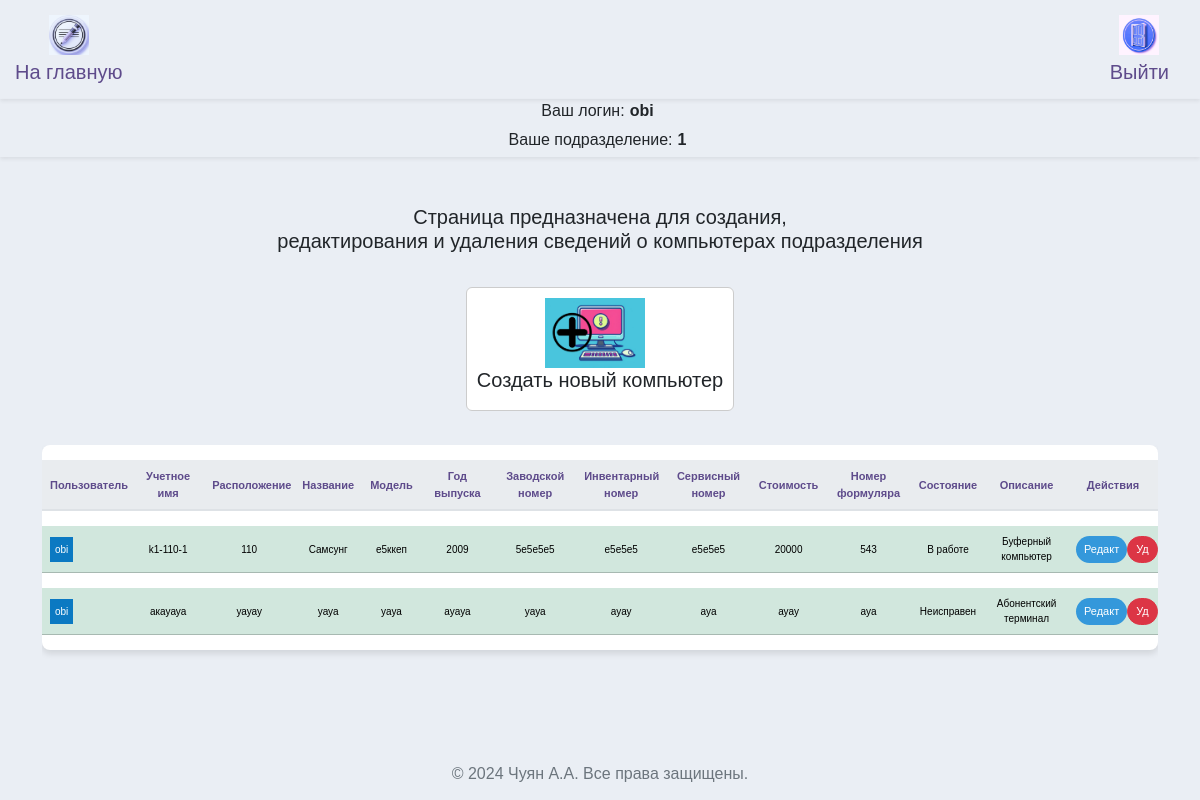
Before: /arms (signed in) with the older database file.
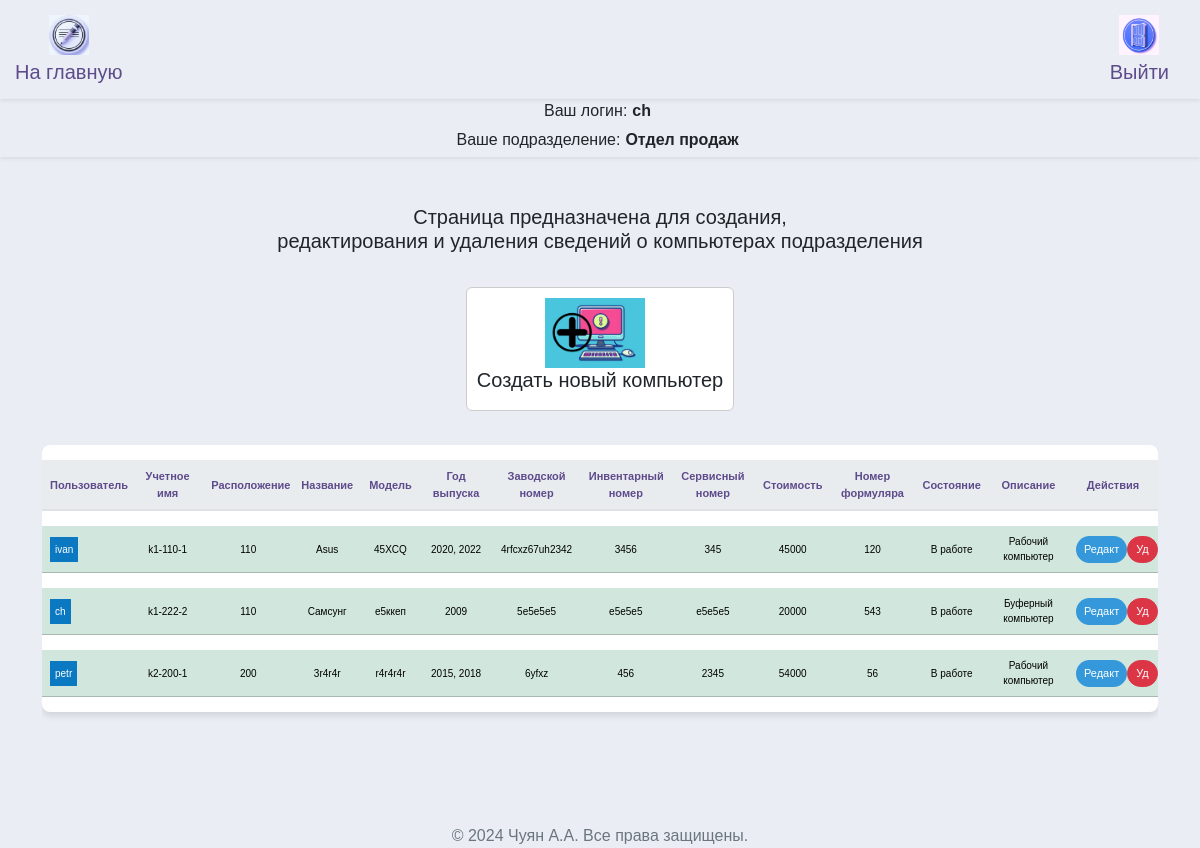
After: the same page with the newer database file.
### src/database/models.py (models this page shows, shortened)
class Worker(Base):
    __tablename__ = "worker"
    id = Column(Integer, primary_key=True)
    role = Column(Enum(Role), default=Role.guest)
    fio = Column(String)
    name = Column(String, unique=True)
    password = Column(String)
    department = Column(String)
    position = Column(String)
    description = Column(String, default=None)
    conn_worker_arm = relationship(
        "Arm", back_populates="conn_arm_worker"
    )

class Arm(Base):
    __tablename__ = "arm"
    id = Column(Integer, primary_key=True)
    title = Column(String, unique=True)
    department_arm = Column(String)
    location = Column(String)
    name = Column(String)
    model = Column(String)
    release = Column(String)
    num_serial = Column(String)
    num_invent = Column(String)
    num_service = Column(String)
    price = Column(String)
    formular = Column(String)
    state = Column(String)
    description = Column(String, default=None)
    description2 = Column(String, default=None)
    description3 = Column(String, default=None)
    id_worker = Column(Integer, ForeignKey("worker.id"), default=1)
    conn_arm_worker = relationship(
        "Worker", back_populates="conn_worker_arm"
    )

### src/frontend/router.py (the view)
@router.get("/arms")
async def get_arms(
    request: Request,
    worker: Worker = Depends(get_worker_or_redirect),
    session: AsyncSession = Depends(get_session),
):
    data = await CRUDArm.get_all_arm_sorted(session)
    data_worker = await CRUDWorker.get_all(session)
    return templates.TemplateResponse(
        "arms/index.html",
        {"request": request, "worker": worker, "data": data, "data_worker": data_worker},
    )

### src/frontend/template/arms/index.html (shortened to what the changed rows need)
{% extends "base/base.html" %}
{% block content %}
<head>
</head>
<div class="row">
  <div class="col-12">
    <div class="table-responsive">
      <table class="table table-hover table-shadow table-rounded">
        <thead>
          <tr>
            <th scope="col" >Пользователь</th>
            <th scope="col" >Учетное имя</th>
            <th scope="col" >Расположение</th>
            <th scope="col" >Название</th>
            <th scope="col" >Модель</th>
            <th scope="col" >Год выпуска</th>
            <th scope="col" >Заводской номер</th>
            <th scope="col" >Инвентарный номер</th>
            <th scope="col" >Сервисный номер</th>
            <th scope="col" >Стоимость</th>
            <th scope="col" >Номер формуляра</th>
            <th scope="col" >Состояние</th>
            <th scope="col" >Описание</th>
            <th scope="col" >Действия</th>
          </tr>
        </thead>
        <tbody class="text-center">
          {% for tuple in data %}
            {% set object = tuple %}
              {% if object.department_arm == worker.department %}
                {% for tuple2 in data_worker %}
                  {% if tuple2.id == object.id_worker %}
                    {% set varUserName = tuple2.name %}
                    {% set varUserId = tuple2.id %}
                    <tr class="table-success">
                      <td>
                        <div style="display: flex;">
                          <span style="padding: 5px;
                            {% if varUserName == 'Нет пользователя' %}
                              background-color: #ff0000;
                            {% else %}
                              background-color: #0b79c2;
                            {% endif %}
                            color: white;">
                            {{varUserName}}
                          </span>
                        </div>
                      </td>
                      <td>{{ object.title }}</td>
                      <td>{{ object.location }}</td>
                      <td>{{ object.name }}</td>
                      <td>{{ object.model }}</td>
                      <td>{{ object.release }}</td>
                      <td>{{ object.num_serial }}</td>
                      <td>{{ object.num_invent }}</td>
                      <td>{{ object.num_service }}</td>
                      <td>{{ object.price }}</td>
                      <td>{{ object.formular }}</td>
                      <td>{{ object.state }}</td>
                      <td>{{ object.description }}</td>
                      <td>
                        <div style="display: flex;">
                          <button type="button" class="btn btn-primary btn-sm" style="background-color: #3498db; color: white; font-size: 11px;"
                            data-bs-toggle="modal"
                            data-bs-target="#modalUpdate"
                            data-bs-id="{{object.id}}"
                            data-bs-user="{{varUserName}}"
                            data-bs-title="{{object.title}}"
                            data-bs-location="{{object.location}}"
                            data-bs-name="{{object.name}}"
                            data-bs-model="{{object.model}}"
                            data-bs-release="{{object.release}}"
                            data-bs-num_serial="{{object.num_serial}}"
                            data-bs-num_invent="{{object.num_invent}}"
                            data-bs-num_service="{{object.num_service}}"
                            data-bs-price="{{object.price}}"
                            data-bs-formular="{{object.formular}}"
                            data-bs-state="{{object.state}}"
                            data-bs-description="{{object.description}}"
                            data-bs-workerdepartment= "{{worker.department}}"
                            data-bs-user_id="{{varUserId}}"
                            console.log(data-bs-user)
                            >
                            Редакт
                          </button>
                          <button type="button" class="btn btn-danger btn-sm" style="color: white; font-size: 11px;"
                            onclick="deleteArm('{{ object.id }}')">
                            Уд
                          </button>
                        </div>
                      </td>
                    </tr>
                {% endif %}
              {% endfor %}
            {% endif %}
          {% endfor %}
        </tbody>
      </table>
    </div>
  </div>
</div>
{% endblock %}

### src/frontend/template/base/info.html (shortened to what this page needs)
<nav class="info navbar-expand-lg navbar-light shadow-sm">
  <div class="user-info">
    <div class="d-flex align-items-center">
      <span class="label">Ваш логин:</span>
      <span class="value">{{ worker.name }}</span>
    </div>
    <div class="d-flex align-items-center">
      <span class="label">Ваше подразделение:</span>
      <span class="value">{{ worker.department }}</span>
    </div>
  </div>
</nav>

Changed rows visible on the page:
removed Arm: title "акауауа", location "уауау", name "уауа", model "уауа", release "ауауа", num_serial "уауа", num_invent "ауау", num_service "ауа", price "ауау", formular "ауа", state "Неисправен", description "Абонентский терминал", Worker (name "obi")
changed Worker: name "obi" → "ch"; department "1" → "Отдел продаж"
added Arm: title "k1-110-1", location "110", name "Asus", model "45XCQ", release "2020, 2022", num_serial "4rfcxz67uh2342", num_invent "3456", num_service "345", price "45000", formular "120", state "В работе", description "Рабочий компьютер"
now on this page (row edited): Worker: name "ivan"
changed Arm "Самсунг": title "k1-110-1" → "k1-222-2"
added Arm: title "k2-200-1", location "200", name "3r4r4r", model "r4r4r4r", release "2015, 2018", num_serial "6yfxz", num_invent "456", num_service "2345", price "54000", formular "56", state "В работе", description "Рабочий компьютер"
now on this page (row edited): Worker: name "petr"
